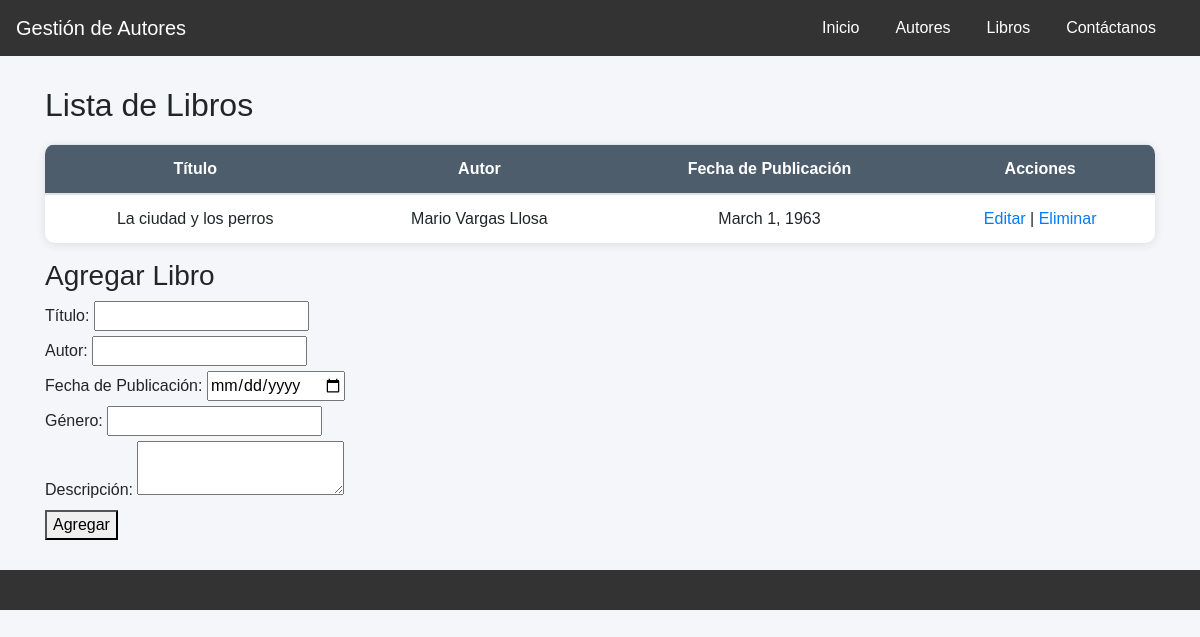
The app's page /libros/ with its own data.
### api/models.py (models this page shows, shortened)
class Libro(models.Model):
    titulo = models.CharField(max_length=200)
    autor = models.ForeignKey(Autor, on_delete=models.CASCADE)
    isbn = models.CharField(max_length=13, unique=True)
    editorial = models.CharField(max_length=100, blank=True)
    numero_paginas = models.PositiveIntegerField(null=True, blank=True)
    idioma = models.CharField(max_length=30, default='Español')
    fecha_publicacion = models.DateField()
    disponible = models.BooleanField(default=True)
    resumen = models.TextField(blank=True)

class Autor(models.Model):
    nombre = models.CharField(max_length=100)
    apellido = models.CharField(max_length=100)
    nacionalidad = models.CharField(max_length=50, blank=True)
    fecha_nacimiento = models.DateField(null=True, blank=True)
    biografia = models.TextField(blank=True)
    def __str__(self):
        return f"{self.nombre} {self.apellido}"

### api/views.py (the view, shortened to what this page needs)
# urls.py: path('libros/', vista_libros, name='vista_libros'),  # Ruta para la vista_libros
def vista_libros(request):
    libros = Libro.objects.all()
    if 'editar' in request.GET:
        libro_id = request.GET['editar']
        libro = get_object_or_404(Libro, id=libro_id)
        return render(request, 'libros.html', {'libros': libros, 'libro': libro})
    if 'eliminar' in request.GET:
        libro_id = request.GET['eliminar']
        libro = get_object_or_404(Libro, id=libro_id)
        libro.delete()
        return redirect('vista_libros')  # Redirige a la lista de libros después de eliminar
    return render(request, 'libros.html', {'libros': libros})

### api/Templates/libros.html (shortened to what this page needs)
{% extends 'base.html' %}
{% block content %}
<h2>Lista de Libros</h2>
<table class="table">
    <thead>
        <tr>
            <th>Título</th>
            <th>Autor</th>
            <th>Fecha de Publicación</th>
            <th>Acciones</th>
        </tr>
    </thead>
    <tbody>
        {% for libro in libros %}
        <tr>
            <td>{{ libro.titulo }}</td>
            <td>{{ libro.autor }}</td>
            <td>{{ libro.fecha_publicacion }}</td>
            <td>
                <a href="?editar={{ libro.id }}">Editar</a> |
                <a href="?eliminar={{ libro.id }}" onclick="return confirm('¿Estás seguro de eliminar este libro?')">Eliminar</a>
            </td>
        </tr>
        {% endfor %}
    </tbody>
</table>
<h3>{% if libro %}Editar Libro{% else %}Agregar Libro{% endif %}</h3>
<form method="post">
    <label for="titulo">Título:</label>
    <input type="text" id="titulo" name="titulo" value="{{ libro.titulo }}" required><br>
    <label for="autor">Autor:</label>
    <input type="text" id="autor" name="autor" value="{{ libro.autor }}" required><br>
    <label for="fecha_publicacion">Fecha de Publicación:</label>
    <input type="date" id="fecha_publicacion" name="fecha_publicacion" value="{{ libro.fecha_publicacion }}" required><br>
    <label for="genero">Género:</label>
    <input type="text" id="genero" name="genero" value="{{ libro.genero }}" required><br>
    <label for="descripcion">Descripción:</label>
    <textarea id="descripcion" name="descripcion" required>{{ libro.descripcion }}</textarea><br>
    <button type="submit">{% if libro %}Actualizar{% else %}Agregar{% endif %}</button>
</form>
{% endblock %}

### api/Templates/base.html (style rules this page uses)
body { font-family: 'Arial', sans-serif; background-color: #f4f6f9; }
.table { background-color: #ffffff; border-radius: 10px; box-shadow: 0px 2px 10px rgba(0, 0, 0, 0.1); overflow: hidden; margin-top: 20px; }
.table th, .table td { text-align: center; padding: 12px 15px; }
.table thead { background-color: #4e5d6c; color: white; }
.table tbody tr { transition: background-color 0.3s; }

### records on screen
Libro: titulo "La ciudad y los perros", autor "Mario Vargas Llosa", fecha_publicacion "March 1, 1963"
